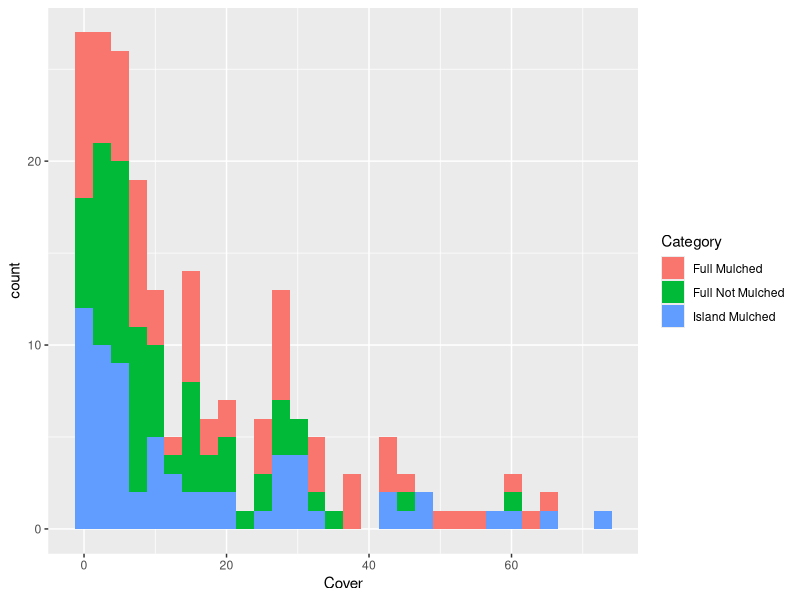
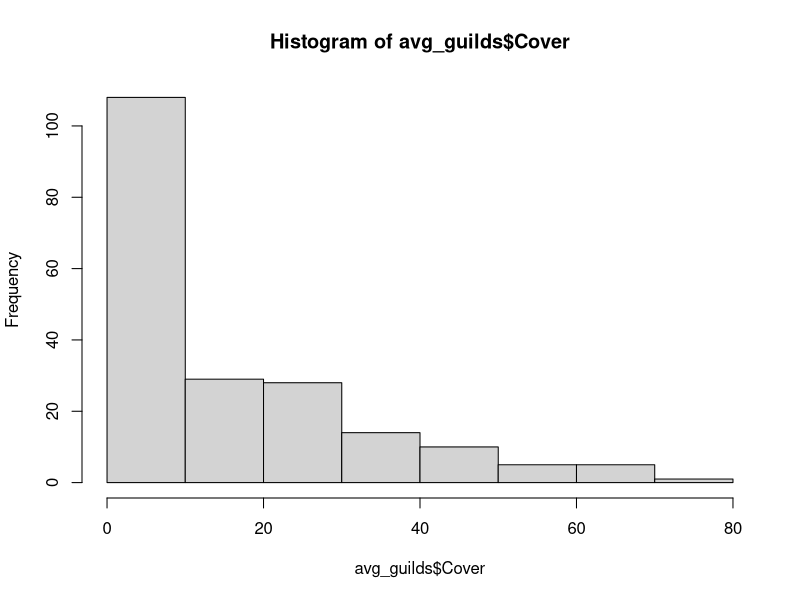

Recreate these plots in R, in order. (Note: this script raises an error after producing the figures.)
## ---- chunk 1
# packages
library(grid)
library(gridExtra)
library(pscl)
library(MASS)
library(boot)
library(tidyverse)

# legend extractor function
g_legend<-function(a.gplot){
  tmp <- ggplot_gtable(ggplot_build(a.gplot))
  leg <- which(sapply(tmp$grobs, function(x) x$name) == "guide-box")
  legend <- tmp$grobs[[leg]]
  return(legend)}

# figure colors
colors3 <- c("darkslategrey", "#E69F00", "#56B4E9", "#009E73", "#F0E442", "#0072B2", "#D55E00", "#CC79A7")

## ---- chunk 2
# data
guild_12_18 <- read.csv("Guild_2012_2018.csv")
species_14_18 <- read.csv("Species_2014_2018.csv")

## ---- chunk 3
avg_guilds <- guild_12_18 %>%
  group_by(Year, Plot, Planted.guild, Category) %>%
  summarise(nat.forb = mean(nat.forb),
            nat.grass = mean(nat.grass))
  
avg_F <- avg_guilds %>%
  filter(Planted.guild == "Forb") %>%
  ungroup() %>%
  dplyr::select(Year, Plot, nat.forb, Category) %>%
  rename(Cover = nat.forb) %>%
  mutate(guild = "forb")
summary(avg_F)
str(avg_F)

avg_G <- avg_guilds %>%
  filter(Planted.guild == "Grass") %>%
  ungroup() %>%
  dplyr::select(Year, Plot, nat.grass, Category) %>%
  rename(Cover = nat.grass) %>%
  mutate(guild = "grass")

avg_guilds <- full_join(avg_F, avg_G)
str(avg_guilds)

## ---- chunk 4
ggplot(avg_guilds, aes(Cover, fill=Category)) +
  geom_histogram()

hist(avg_guilds$Cover)
## ---- chunk 5
disp <- avg_guilds %>%
  summarise(mean = mean(Cover),
            var = var(Cover)) %>%
  mutate(d = var/mean)

disp

## ---- chunk 6
op <- par(mfrow = c(2, 2), mar = c(3, 3, 3, 1), yaxt = "n")
dotchart(guild_12_18$Exo.grass, groups = guild_12_18$Category, main = "Exo.grass")
dotchart(guild_12_18$Exo.forb, groups = guild_12_18$Category, main = "Exo.forbs")
dotchart(guild_12_18$nat.grass, groups = guild_12_18$Category, main = "Nat.grass")
dotchart(guild_12_18$nat.forb, groups = guild_12_18$Category, main = "Nat.forb")
par(op)

## ---- chunk 7

Forb_all <- avg_F %>%
  group_by(Category, Year) %>%
  summarise(mean.cov = mean(cover),
            std.err = sd(cover)/sqrt(sum(!is.na(cover))))
Forb_all$Year <- as.numeric(Forb_all$Year)


AllYrForb <- ggplot(Forb_all, aes (x = Year,  y = mean.cov, color = Category, shape = Category)) +
  geom_line () +
  geom_point(size = 3) +
  geom_errorbar(aes(ymin = mean.cov - std.err, 
                    ymax = mean.cov + std.err),
               width=0.2) +
  scale_color_manual(values = colors3,
                    name = "Plot Treatment") +
  scale_shape_manual(values = c(1, 2, 4, 5, 6),
                     name = "Plot Treatment") +
  labs(title = "",
       y = "Relative Native \n Forb Cover (%)",
       x = "Year") +
  theme(axis.line = element_line(colour = "black"),
        panel.grid.major = element_blank(),
        panel.grid.minor = element_blank(),
        panel.border = element_blank(),
        panel.background = element_blank(),
        axis.text.y = element_text(colour="black", size = 10),
        axis.title.y = element_text(colour="black", size = 12),
        axis.ticks.y = element_line(colour = "black"),
        axis.text.x = element_blank(),
        axis.title.x = element_blank(),
        axis.ticks.x = element_line(colour = "black"),
        legend.position ="bottom",
        plot.title = element_text(hjust = 0.5),
        strip.background = element_rect(fill = "white"),
        strip.text = element_text(color = "black", size = 12)) +
  coord_cartesian(ylim = c(0, 4500)) +
  scale_y_continuous(breaks = seq(0, 4500, 500), expand = c(0,0)) +
  scale_x_continuous(breaks = seq(2012, 2018, 1))

# ---- Native Grasses ----
Grass_all <- avg_G %>%
  group_by(Category, Year) %>%
  summarise(mean.cov = mean(cover),
            std.err = sd(cover)/sqrt(sum(!is.na(cover))))
Grass_all$Year <- as.numeric(Grass_all$Year)

AllYrGrass <- ggplot(Grass_all, aes (x = Year,  y = mean.cov, color = Category, shape = Category)) +
  geom_line () +
  geom_point(size = 3) +
  geom_errorbar(aes(ymin = mean.cov - std.err, 
                    ymax = mean.cov + std.err),
                width=0.2) +
  scale_color_manual(values = colors3,
                     name = "Plot Treatment") +
  scale_shape_manual(values = c(1, 2, 4, 5, 6),
                     name = "Plot Treatment") +
  labs(title = "",
       y = "Relative Native \n Grass Cover (%)",
       x = "Year") +
  theme(axis.line = element_line(colour = "black"),
        panel.grid.major = element_blank(),
        panel.grid.minor = element_blank(),
        panel.border = element_blank(),
        panel.background = element_blank(),
        axis.text.y = element_text(colour="black", size = 10),
        axis.title.y = element_text(colour="black", size = 12),
        axis.ticks.y = element_line(colour = "black"),
        axis.text.x = element_blank(),
        axis.title.x = element_blank(),
        axis.ticks.x = element_line(colour = "black"),
        legend.position ="bottom",
        plot.title = element_text(hjust = 0.5),
        strip.background = element_rect(fill = "white"),
        strip.text = element_text(color = "black", size = 12)) +
  coord_cartesian(ylim = c(0, 4500)) +
  scale_y_continuous(breaks = seq(0, 4500, 500), expand = c(0,0)) +
  scale_x_continuous(breaks = seq(2012, 2018, 1))


AllYrLeg <- g_legend(AllYrGrass)

grid.arrange(arrangeGrob(AllYrForb + theme(legend.position="none"),
                         AllYrGrass + theme(legend.position="none"),
                         nrow = 2),
             AllYrLeg, nrow = 2, heights = c(12, 1))


## ---- chunk 8
avg_F <- avg_guilds %>%
  filter(guild == "forb",
         Year == "2018")
avg_F$Cover <- as.integer(avg_F$Cover)

## ---- chunk 9
avg_F_2018 <- avg_F %>%
  filter(Year == "2018")

FZINB_Cover <- zeroinfl(Cover ~ Category | Category,
                  data = avg_F_2018, dist="negbin")
summary(FZINB_Cover)


## ---- chunk 10
FNB <- glm.nb(Cover ~ Category,
                  data = avg_F_2018)

summary(FNB)

vuong(FZINB_Cover, FNB)

## ---- chunk 11
